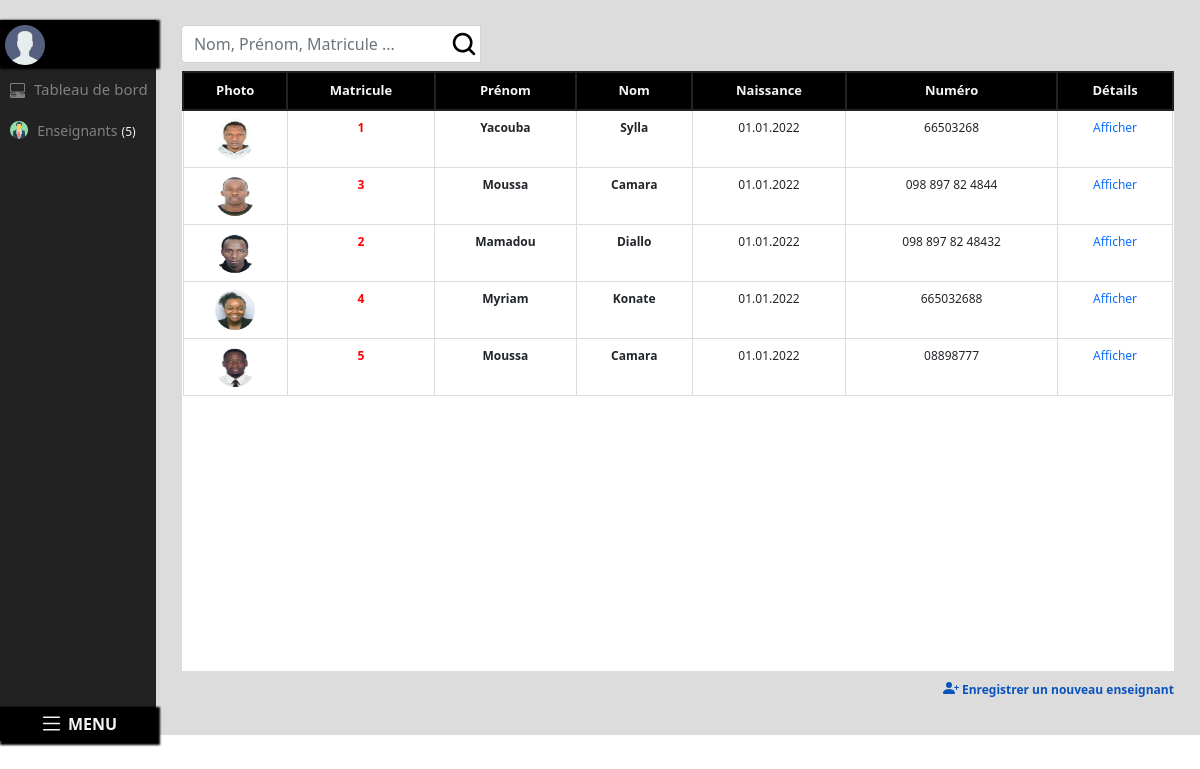
/enseignants.html/, run on the app's committed database.
### apps/models.py (models this page shows, shortened)
class Enseignant(models.Model):
    nom = models.CharField(max_length=250, verbose_name="Nom")
    prenom = models.CharField(max_length=250, verbose_name="Prénom")
    naissance = models.CharField(max_length=250, verbose_name="Date de naissance", default="01.01.2022")
    numero = models.CharField(max_length=250, verbose_name="Numero", unique=True)
    matricule = models.IntegerField(verbose_name="Matricule", unique=True, null=True)
    matiere = models.ManyToManyField(Matiere, verbose_name="Matières", related_name='area')
    classe = models.ManyToManyField(Classe, verbose_name="Classes")
    photo = models.ImageField(upload_to='Photo/images', verbose_name="Choisir la photo", blank=True)
    class Meta:
        ordering = ('prenom',)

### apps/views.py (the view)
# urls.py: path('enseignants.html/', views.Enseignants.as_view(), name='enseignants'),
class Enseignants(SuccessMessageMixin, CreateView):
    model = Enseignant
    template_name = 'apps/enseignants.html'
    fields = ['prenom', 'nom', 'naissance', 'numero', 'matricule', 'matiere', 'classe']
    success_message = "L'enseignant a été ajouté avec succès"
    def get_context_data(self, *args, **kwargs):
        context = super(Enseignants, self).get_context_data(*args, **kwargs)
        context['inscriptions'] = Inscription.objects.all().order_by('id')
        context['etudiants'] = Etudiant.objects.all().order_by('id')
        context['enseignants'] = Enseignant.objects.all().order_by('id')
        context['dernier_enseignant'] = Enseignant.objects.all().order_by('-id')[:1]
        context['classes'] = Classe.objects.all().order_by('id')
        context['matieres'] = Matiere.objects.all().order_by('matiere')
        context['etablissements'] = Etablissement.objects.all().order_by('id')[:1]
        return context

### apps/models.py (called while the page is built)
    def __str__(self):
        return str(self.classe)

    def __str__(self):
        return str(self.matiere)

### apps/templates/apps/enseignants.html (shortened to what this page needs)
{% extends 'base.html' %}
{% load static %}
{% load crispy_forms_tags %}
{% load class_name %}
{% load django_template_maths %}
{% block body %}
    <div  id="container">
    <div id="cadre-etudiants">
        <div id="menu-etudiants">
           {% include 'includes/menu_enseigants.html' %}
        </div>
        <div id="infos-etudiants">
                        <div class="row" id="row-etudiants">
                            <div class="col-md-12">
                                <form style="" method='get' action="{% url 'apps:search-enseignants' %}"
                                      class="navbar-form navbar-right" role="search">
                                    <input  id="search-form"
                                           style=" margin-left: -8px; background-image: url( '{% static 'apps/img/search.png' %}')" name="q"
                                           type="search" minlength="1" placeholder="Nom, Prénom, Matricule ..."
                                           class="form-control"/>
                                </form>
                            </div>
                        </div>
            <div id="cadre" style="overflow: hidden">
                <table class="table" id="table" >
                            <thead>
                            <tr id="tete-table">
                                <th scope="col">Photo</th>
                                <th scope="col">Matricule</th>
                                <th scope="col">Prénom</th>
                                <th scope="col">Nom</th>
                                <th scope="col" style="">Naissance</th>
                                <th scope="col" style="">Numéro</th>
                                <th scope="col">Détails</th>
                            </tr>
                            </thead>
                            <tbody>
                            {% if query %}
                            {% for enseignant in object_list %}
                                {% with enseignant|class_name as klass %}
                                {% if  query %}
                                <tr>
                                    <td style=""> {% if enseignant.photo %}<img style="width: 40px; height: 40px; border-radius: 200px" src="{{ enseignant.photo.url }}"/> {% else %}<img style="width: 40px; height: 40px" src="{% static 'apps/img/user.png' %}"/>  {% endif %} </td>
                                    <td style="color: red; font-weight: bold"> {{ enseignant.matricule }}  </td>
                                    <td style="font-weight: bold"> {{ enseignant.prenom }}  </td>
                                    <td style="font-weight: bold"> {{ enseignant.nom }} </td>
                                    <td style="">{{ enseignant.naissance }}</td>
                                    <td style="">{{enseignant.numero }}</td>
                                    <td style="text-align: center"><a href="{% url 'apps:details-enseignants' enseignant.id%}" style=" text-decoration: none;">Afficher</a></td>
                                </tr>
                            {% endif %}
                           {% endwith %}
                         {% empty %}
                        {% endfor %}
                            {% else %}
                            {% for enseignant in enseignants %}
                                <tr>
                                    <td style=""> {% if enseignant.photo %}<img style="width: 40px; height: 40px; border-radius: 200px" src="{{ enseignant.photo.url }}"/> {% else %}<img style="width: 40px; height: 40px" src="{% static 'apps/img/user.png' %}"/>  {% endif %} </td>
                                    <td style="color: red; font-weight: bold"> {{ enseignant.matricule }}  </td>
                                    <td style="font-weight: bold"> {{ enseignant.prenom }}  </td>
                                    <td style="font-weight: bold"> {{ enseignant.nom }} </td>
                                    <td style="">{{ enseignant.naissance }}</td>
                                    <td style="">{{enseignant.numero }}</td>
                                    <td style="text-align: center"><a href="{% url 'apps:details-enseignants' enseignant.id%}" style=" text-decoration: none;">Afficher</a></td>
                                </tr>
                            {% endfor %}
                            {% endif %}
                            </tbody>
                </table>
            </div>
          <div style="width: 95%; margin: auto">
                <span id="ajouter">
                    <span></span>
                    Enregistrer un nouveau enseignant
                </span>
          </div>
        </div>
    </div>
    </div>
{% endblock body %}

### apps/static/apps/css/style.css (style rules this page uses)
body { background-color: white; }
body a { text-decoration: none; }
#menu-etudiants { width: 13%; height: 90vh; background-color: #222222; float: left; position: relative; }
#infos-etudiants { width: 87%; height: 90vh; background-color: gainsboro; float: right; margin-top: -5px; }
#row-etudiants { width: 96%; margin: auto; margin-top: 10px; }
#search-form { width: 300px; border-top-right-radius: 0px; border-bottom-right-radius: 0px; background-repeat: no-repeat; background-position: right center; }
#infos-etudiants #cadre { width: 95%; margin: auto; height: 75vh; background-color: white; }
#table { width: 100%; margin: auto; }
#infos-etudiants #cadre tbody td { font-size: 12px; text-align: center; border: 1px solid gainsboro; }
#tete-table { font-size: 13px; font-weight: bold; background-color: black; color: whitesmoke; }
#tete-table th { text-align: center; border: 2px solid #222222; }
#ajouter { margin-top: 10px; font-size: 12px; float: right; cursor: pointer; color: #0a53be; font-weight: bold; }

### data on the page
Enseignant: photo (picture), matricule "1", prenom "Yacouba", nom "Sylla", naissance "01.01.2022", numero "66503268"
Enseignant: photo (picture), matricule "3", prenom "Moussa", nom "Camara", naissance "01.01.2022", numero "098 897 82 4844"
Enseignant: photo (picture), matricule "2", prenom "Mamadou", nom "Diallo", naissance "01.01.2022", numero "098 897 82 48432"
Enseignant: photo (picture), matricule "4", prenom "Myriam", nom "Konate", naissance "01.01.2022", numero "665032688"
Enseignant: photo (picture), matricule "5", prenom "Moussa", nom "Camara", naissance "01.01.2022", numero "08898777"

### other printed values
{{ enseignants.count }} "5"
